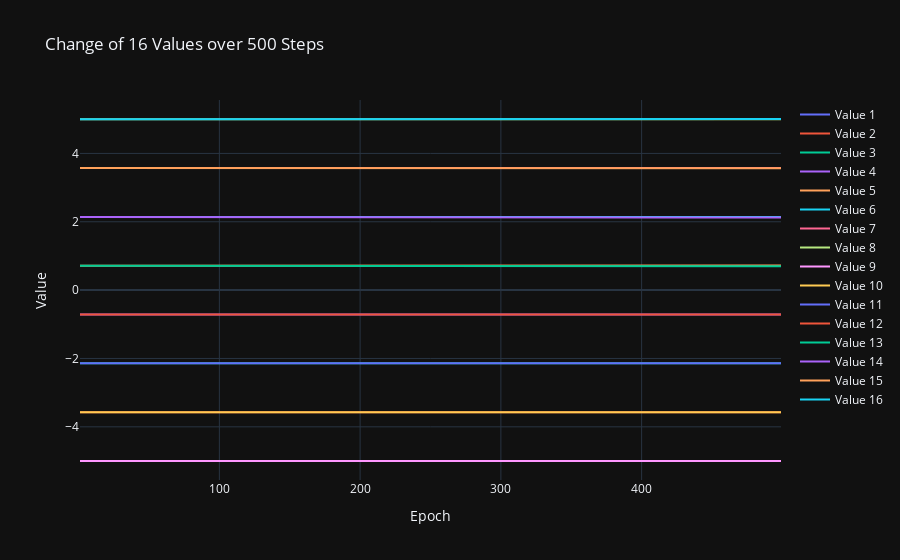

Write notebook code for a chart like this one.
### Markdown cell above
## Mean value

### Code cell
## plotting
import numpy as np
import plotly.graph_objects as go

data = experiment_data_loader.experiment_data['000001']['repetition_data'][1]


means = []
for mean_idx in range(16):
    means.append(data[f"mean{mean_idx}"])

    
data = np.stack(means, axis=1)
print(data.shape)
#data = np.expand_dims(data, axis=1)

# Preparing data for plotting
epochs = np.arange(1, data.shape[0])
traces = []
for i in range(data.shape[1]):
    traces.append(go.Scatter(x=epochs, y=data[:, i], mode='lines', name=f'Value {i+1}'))

# Plotting with Plotly
layout = go.Layout(title='Change of 16 Values over 500 Steps',
                   xaxis=dict(title='Epoch'),
                   yaxis=dict(title='Value'),
                   template='plotly_dark')

fig = go.Figure(data=traces, layout=layout)
fig.show()

### Figure 1 — Plotly figure (JSON) as saved in the notebook; plotly's stock layout.template omitted (floating-point values rounded to 4 significant figures; data arrays with more than 128 entries replaced by an {"elided": "..."} marker saying what was removed)
{"data": [{"mode": "lines", "name": "Value 1", "type": "scatter", "x": {"elided": "499 int values"}, "y": {"elided": "500 int values"}}, {"mode": "lines", "name": "Value 2", "type": "scatter", "x": {"elided": "499 int values"}, "y": {"elided": "500 float values"}}, {"mode": "lines", "name": "Value 3", "type": "scatter", "x": {"elided": "499 int values"}, "y": {"elided": "500 float values"}}, {"mode": "lines", "name": "Value 4", "type": "scatter", "x": {"elided": "499 int values"}, "y": {"elided": "500 float values"}}, {"mode": "lines", "name": "Value 5", "type": "scatter", "x": {"elided": "499 int values"}, "y": {"elided": "500 float values"}}, {"mode": "lines", "name": "Value 6", "type": "scatter", "x": {"elided": "499 int values"}, "y": {"elided": "500 float values"}}, {"mode": "lines", "name": "Value 7", "type": "scatter", "x": {"elided": "499 int values"}, "y": {"elided": "500 float values"}}, {"mode": "lines", "name": "Value 8", "type": "scatter", "x": {"elided": "499 int values"}, "y": {"elided": "500 float values"}}, {"mode": "lines", "name": "Value 9", "type": "scatter", "x": {"elided": "499 int values"}, "y": {"elided": "500 int values"}}, {"mode": "lines", "name": "Value 10", "type": "scatter", "x": {"elided": "499 int values"}, "y": {"elided": "500 float values"}}, {"mode": "lines", "name": "Value 11", "type": "scatter", "x": {"elided": "499 int values"}, "y": {"elided": "500 float values"}}, {"mode": "lines", "name": "Value 12", "type": "scatter", "x": {"elided": "499 int values"}, "y": {"elided": "500 float values"}}, {"mode": "lines", "name": "Value 13", "type": "scatter", "x": {"elided": "499 int values"}, "y": {"elided": "500 float values"}}, {"mode": "lines", "name": "Value 14", "type": "scatter", "x": {"elided": "499 int values"}, "y": {"elided": "500 float values"}}, {"mode": "lines", "name": "Value 15", "type": "scatter", "x": {"elided": "499 int values"}, "y": {"elided": "500 float values"}}, {"mode": "lines", "name": "Value 16", "type": "scatter", "x": {"elided": "499 int values"}, "y": {"elided": "500 float values"}}], "layout": {"title": {"text": "Change of 16 Values over 500 Steps"}, "xaxis": {"title": {"text": "Epoch"}}, "yaxis": {"title": {"text": "Value"}}}}
